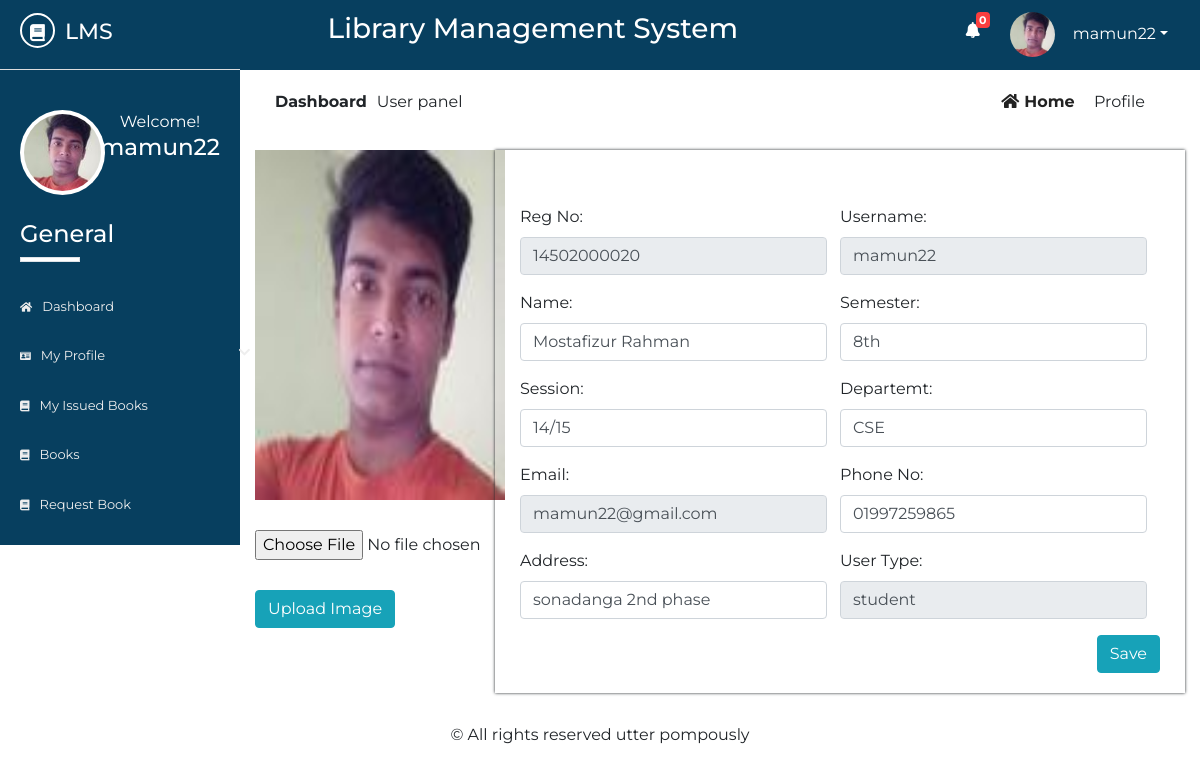
/Source/librarian/user/student/profile.php (signed in), run on the app's committed database.
### tables this page shows
CREATE TABLE IF NOT EXISTS `std_registration` (
  `id` int NOT NULL AUTO_INCREMENT,
  `name` varchar(50) NOT NULL,
  `username` varchar(50) NOT NULL,
  `password` varchar(50) NOT NULL,
  `email` varchar(50) NOT NULL,
  `phone` varchar(50) NOT NULL,
  `sem` varchar(10) NOT NULL,
  `dept` varchar(10) NOT NULL,
  `session` varchar(5) NOT NULL,
  `regno` varchar(20) NOT NULL,
  `address` varchar(100) NOT NULL,
  `utype` varchar(7) NOT NULL,
  `photo` varchar(500) NOT NULL,
  `status` varchar(7) NOT NULL,
  `vkey` varchar(250) NOT NULL,
  `verified` varchar(3) NOT NULL,
  PRIMARY KEY (`id`)
);

### Source/librarian/user/student/profile.php (the view, shortened to what this page needs)
       <?php
   include 'inc/header.php';
   include 'inc/connection.php';
?>
<div class="dashboard-content">
	<div class="dashboard-header">
		<div class="container">
			<div class="row">
				<div class="col-md-6">
					<div class="left">
						<p><span>dashboard</span>User panel</p>
					</div>
				</div>
				<div class="col-md-6">
					<div class="right text-right">
						<a href="dashboard.php"><i class="fas fa-home"></i>home</a>
						<span class="disabled">profile</span>
					</div>
				</div>
			</div>
			<div class="profile-content">
				<div class="row">
					<div class="col-md-3">
						<div class="photo">
							<?php
                                   $res = mysqli_query($link, "select * from std_registration where username='".$_SESSION['student']."'");
                                   while ($row = mysqli_fetch_array($res)){
                                       ?><img src="<?php echo $row["photo"]; ?> " height="" width="" alt="something wrong"></a> <?php
                                   }
                               ?>
						</div>
						<div class="uploadPhoto">
							<form action="" method="post" enctype="multipart/form-data">
								<input type="file" name="image" class="modal-mt" id="image">
								<input type="submit" class="modal-mt btn btn-info" value="Upload Image" name="submit">
							</form>
						</div>
					</div>
					<div class="col-md-9">
						<div class="details">
                               <?php
                                      $res5 = mysqli_query($link, "select * from std_registration where username='$_SESSION[student]' ");
                                      while($row5 = mysqli_fetch_array($res5)){
                                          $regno      = $row5['regno'];
									   $username  = $row5['username'];
                                          $name      = $row5['name'];
                                          $sem      = $row5['sem'];
                                          $session      = $row5['session'];
                                          $dept      = $row5['dept'];
                                          $email     = $row5['email'];
                                          $phone     = $row5['phone'];
                                          $address     = $row5['address'];
                                          $utype     = $row5['utype'];
                                      }
                                   ?>
                               <form method="post">
                                   <div class="form-group details-control">
                                       <label for="regno" class="text-right">Reg No:</label>
                                       <input type="text" class="form-control custom"  name="regno" value="<?php echo $regno; ?>" disabled />
                                   </div>
                                   <div class="form-group details-control">
                                        <label for="username">Username:</label>
                                       <input type="text" class="form-control custom"  name="username" value="<?php echo $username; ?>" disabled />
                                   </div>
                                   <div class="form-group details-control">
                                       <label for="name" class="text-right">Name:</label>
                                       <input type="text" class="form-control custom"  name="name" value="<?php echo $name; ?>" />
                                   </div>
                                   <div class="form-group details-control">
                                       <label for="sem" class="text-right">Semester:</label>
                                       <input type="text" class="form-control custom"  name="sem" value="<?php echo $sem; ?>" />
                                   </div>
                                   <div class="form-group details-control">
                                       <label for="session" class="text-right">Session:</label>
                                       <input type="text" class="form-control custom"  name="session" value="<?php echo $session; ?>" />
                                   </div>
                                   <div class="form-group details-control">
                                       <label for="dept" class="text-right">Departemt:</label>
                                       <input type="text" class="form-control custom"  name="dept" value="<?php echo $dept; ?>" />
                                   </div>
                                   <div class="form-group details-control">
                                        <label for="email">Email:</label>
                                       <input type="text" class="form-control custom"  name="email" value="<?php echo $email; ?>" disabled/>
                                   </div>
                                   <div class="form-group details-control">
                                        <label for="phone">Phone No:</label>
                                       <input type="text" class="form-control custom"  name="phone" value="<?php echo $phone; ?>" />
                                   </div>
                                   <div class="form-group details-control">
                                       <label for="address">Address:</label>
                                        <input type="text" class="form-control custom"  name="address" value="<?php echo $address; ?>" />
                                   </div>
                                   <div class="form-group details-control">
                                       <label for="utype">User Type:</label>
                                        <input type="text" class="form-control custom"  name="utype" value="<?php echo $utype; ?>"  disabled="" />
                                   </div>
                                   <div class="text-right mt-20">
                                       <input type="submit" value="Save" class="btn btn-info" name="update">
                                   </div>
                               </form>
		                </div>
	                </div>
				</div>
			</div>
		</div>
	</div>
</div>
<?php
	include 'inc/footer.php';
 ?>

### Source/librarian/user/student/inc/header.php (shortened to what this page needs)
<?php
include 'inc/connection.php';
    $res = mysqli_query($link,"select * from message where rusername='$_SESSION[student]' && read1='n'");
    $not= mysqli_num_rows($res);
?>
<!DOCTYPE html>
<html lang="en">
<head>
	<link rel="stylesheet" href="inc/css/bootstrap.min.css">
	<link rel="stylesheet" href="inc/css/bootstrap-select.min.css">
	<link rel="stylesheet" href="inc/css/fontawesome-all.min.css">
	<link rel="stylesheet" href="inc/css/datatables.min.css">
	<link rel="stylesheet" href="inc/css/pro1.css">
</head>
<body>
	<div class="main-content">
		<div class="wrapper">
			<div class="left-sidebar">
				<div class="p-title">
					<h3><a href=""><i class="fas fa-book"></i><span>lms</span></a></h3>
				</div>
				<div class="profile">
					<div class="profile-pic">
						<?php
                            $res = mysqli_query($link, "select * from std_registration where username='".$_SESSION['student']."'");
                            while ($row = mysqli_fetch_array($res)){
                                ?><img src="<?php echo $row["photo"]; ?> " height="" width="" alt="something wrong" class="rounded-circle"></a> <?php
                            }
                        ?>
					</div>
					<div class="profile-info text-center">
						<span>Welcome!</span>
						<h2><?php echo $_SESSION["student"]; ?></h2>
					</div>
				</div>
				<div class="sidebar-menu">
					<h3>General</h3>
					<div class="border"></div>
	                <ul>
	                    <li class="menu <?php if($page=='home'){ echo 'active';} ?>">
      						<a href="dashboard.php"><i class="fas fa-home"></i>Dashboard</a>
    					</li>
    				    <li class="menu menu-toggle1">
      						<a href="#"><i class="fas fa-id-card"></i>My profile <span class="fa fa-chevron-down"></span></a>
	   					</li>
    					<li class="menu <?php if($page=='ibook'){ echo 'active';} ?>">
      						<a href="my-issued-books.php"><i class="fas fa-book"></i>my issued books</a>
    					</li>
    					<li class="menu <?php if($page=='books'){ echo 'active';} ?>">
      						<a href="books.php"><i class="fas fa-book"></i>books</a>
    					</li>
    					<li class="menu <?php if($page=='rbook'){ echo 'active';} ?>">
      						<a href="request-book.php"><i class="fas fa-book"></i>request book</a>
    					</li>
    				</ul>
				</div>
			</div>
			<div class="content">
				<div class="inner">
					<div class="heading text-center">
						<h3>Library Management System</h3>
					</div>
					<div class="header-profile text-right">
						<ul>
							<li class="icon">
								<a href="notifications.php" ><i class="fas fa-bell"></i></a>
								<span class="count" onclick="window.location='notifications.php'"><b><?php echo $not; ?></b></span>
							</li>
							<li class="dropdown">
								 <?php
                                     $res = mysqli_query($link, "select * from std_registration where username='".$_SESSION['student']."'");
                                     while ($row = mysqli_fetch_array($res)){
                                         ?><a href="" class="dropdown-toggle" data-toggle="dropdown"><img src="<?php echo $row["photo"]; ?>" alt=""><span><?php echo $_SESSION["student"]; ?></span></a> <?php
                                     }
                                ?>
							</li>
						</ul>
					</div>
				</div>

### Source/librarian/user/student/inc/css/pro1.css (style rules this page uses)
* { margin: 0; padding: 0; }
body { font-family: 'Montserrat', sans-serif; }
.mt-20 { margin-top: 20px; }
.border { width: 60px; height: 5px; background: #fff; }
.main-content { width: 100%; height: auto; overflow: hidden; }
.main-content .left-sidebar { width: 20%; height: auto; background: #073f5f; float: left; }
.main-content .left-sidebar .p-title { width: 100%; padding: 13px; padding-left: 20px; background: #073f5f; border-bottom: 1px solid #ddd; }
.main-content .p-title a { text-decoration: none; color: #fff; font-size: 22px; text-transform: uppercase; }
.main-content .p-title a i { width: 35px; height: 35px; line-height: 35px; text-align: center; font-size: 17px; border-radius: 50%; border: 2px solid #fff; }
.main-content .p-title a span { margin-left: 10px; }
.main-content .left-sidebar .profile { width: 100%; padding: 20px; margin-top: 0; padding-top: 0; }
.main-content .left-sidebar .profile .profile-pic { width: 40%; float: left; }
.main-content .left-sidebar .profile img { width: 85px; height: 85px; position: inherit; padding: 4px; background: #fff; overflow: hidden; }
.main-content .left-sidebar .profile .profile-info { width: 60%; float: left; color: #fff; }
.main-content .left-sidebar .profile .profile-info h2 { font-size: 23px; }
.sidebar-menu { color: #fff; width: 100%; padding-top: 60px; padding-left: 0; }
.sidebar-menu h3 { margin-left: 20px; font-size: 24px; }
.sidebar-menu .border { margin-left: 20px; margin-bottom: 20px; }
.sidebar-menu ul li a { text-decoration: none; color: #eee; width: 270px; padding: 15px 20px; font-size: 13px; display: block; text-transform: capitalize; transition: all .5s ease; }
.sidebar-menu ul { padding-left: 0; }
.sidebar-menu ul li a i { margin-right: 10px; font-size: smaller; }
.sidebar-menu ul li a span { float: right; }
.content { width: 80%; height: auto; float: right; }
.content .inner { width: 100%; height: 70px; background: #073f5f; padding: 12px; }
.content .inner .heading { width: 60%; float: left; color: #fff; }
.content .inner .header-profile { width: calc(40%-20px); float: right; margin-right: 20px; position: relative; }
.content .inner .header-profile .icon i { margin-right: 30px; font-size: 16px; margin-top: 10px; }
.header-profile .dropdown span { color: #fff; margin-left: 10px; }
.header-profile .icon span { color: #fff; position: absolute; left: 10px; top: 0; font-size: 11px; width: 14px; height: 16px; line-height: 16px; text-align: center; border-radius: 4px; background: #FA3E3E; }
.header-profile ul li { list-style: none; float: left; }
.header-profile ul li i { color: #fff; }
.header-profile img { width: 40px; height: 40px; border-radius: 50%; margin-right: 8px; }
.dropdown a { text-decoration: none; color: #fff; }
.dropdown img { width: 45px; height: 45px; border-radius: 50%; }
.dashboard-content { padding-bottom: 30px; }
.dashboard-header .left { padding: 20px; }
.dashboard-header .left p span { text-transform: capitalize; margin-right: 10px; font-weight: bold; }
.dashboard-header .right { padding: 20px; margin-right: 20px; }
.dashboard-header .right a { text-transform: capitalize; text-decoration: none; color: #222; margin-right: 15px; font-weight: bold; }
.dashboard-header .right a i { margin-right: 5px; }
.dashboard-header .right span { text-transform: capitalize; }
.profile-content { width: 100%; }
.profile-content .photo { width: 250px; height: 350px; }
.photo img { width: 250px; height: 350px; }
.details { padding: 35px 25px; width: 100%; box-shadow: 0px 0px 3px; }
.details { width: 100%; padding-bottom: 20px; }
.details .details-control { width: 48%; margin-right: 2%; float: left; }
.details .details-control:nth-child(2n+2) { margin-right: 0; }

### data on the page
std_registration: photo (picture), regno "14502000020", username "mamun22", name "Mostafizur Rahman", sem "8th", session "14/15", dept "CSE", email "mamun22@gmail.com", phone "01997259865", address "sonadanga 2nd phase", utype "student"

### other printed values
$_SESSION["student"] "mamun22"
$not "0"
